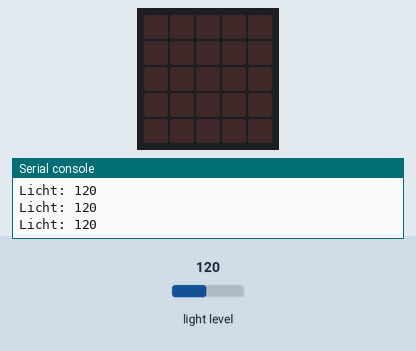
Recording of a program running on a simulated BBC micro:bit running MicroPython. Shown: the board's 5×5 LED display, the last lines printed to the serial console. Inputs (shaded band) come from the test bench; at power-on: light level 120.

Above: at 1.2 s.
1.3 s: light level set to 5
At 2.1 s:
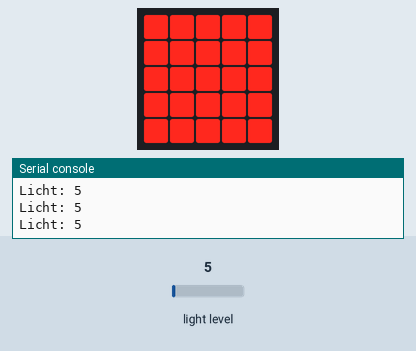
2.9 s: light level set to 64
At 3.5 s:
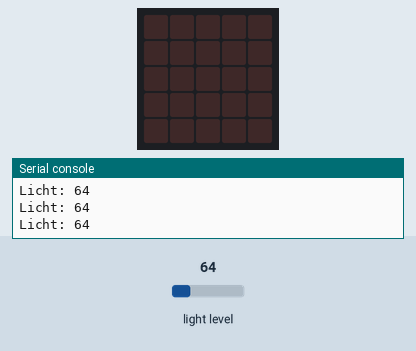
Timing chart, 0 to 5.9 s (numbered marks = the images above; inputs shaded):
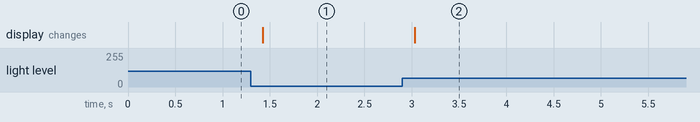

Measured:
- after the input at 1.3 s, the display: changes after 0.13 s (image 1)
- after the input at 2.9 s, the display: changes after 0.13 s (image 2)

The program:

main.py
```python
# Sample: nachtlicht  (LED-Matrix als Lichtsensor)
# Board:   BBC micro:bit V2.2
# Sprache: MicroPython
#
# Ziel: Ein automatisches Nachtlicht. Wird es im Raum dunkel, leuchtet die
#       ganze Matrix hell auf. Wird es wieder hell, geht sie aus.
#
# --------------------------------------------------------------------------
# Hardware
# --------------------------------------------------------------------------
#   Nichts anschliessen - gemessen wird mit den LEDs der Matrix selbst.
#   Zum Testen den micro:bit mit der Hand abdecken.
# --------------------------------------------------------------------------

from microbit import *

GRENZE = 50   # darunter gilt es als "dunkel" (0..255)

while True:
    licht = display.read_light_level()

    if licht < GRENZE:
        display.show(Image("99999:99999:99999:99999:99999"))   # alles an
    else:
        display.clear()

    print("Licht:", licht)
    sleep(200)
```
